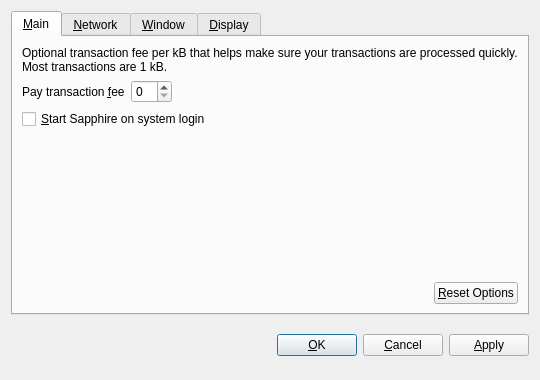
<?xml version="1.0" encoding="UTF-8"?>
<ui version="4.0">
 <class>OptionsDialog</class>
 <widget class="QDialog" name="OptionsDialog">
  <property name="geometry">
   <rect>
    <x>0</x>
    <y>0</y>
    <width>540</width>
    <height>380</height>
   </rect>
  </property>
  <property name="windowTitle">
   <string>Options</string>
  </property>
  <property name="modal">
   <bool>true</bool>
  </property>
  <layout class="QVBoxLayout" name="verticalLayout">
   <item>
    <widget class="QTabWidget" name="tabWidget">
     <property name="tabPosition">
      <enum>QTabWidget::North</enum>
     </property>
     <property name="currentIndex">
      <number>0</number>
     </property>
     <widget class="QWidget" name="tabMain">
      <attribute name="title">
       <string>&amp;Main</string>
      </attribute>
      <layout class="QVBoxLayout" name="verticalLayout_Main">
       <item>
        <widget class="QLabel" name="transactionFeeInfoLabel">
         <property name="text">
          <string>Optional transaction fee per kB that helps make sure your transactions are processed quickly. Most transactions are 1 kB.</string>
         </property>
         <property name="textFormat">
          <enum>Qt::PlainText</enum>
         </property>
         <property name="wordWrap">
          <bool>true</bool>
         </property>
        </widget>
       </item>
       <item>
        <layout class="QHBoxLayout" name="horizontalLayout_1_Main">
         <item>
          <widget class="QLabel" name="transactionFeeLabel">
           <property name="text">
            <string>Pay transaction &amp;fee</string>
           </property>
           <property name="textFormat">
            <enum>Qt::PlainText</enum>
           </property>
           <property name="buddy">
            <cstring>transactionFee</cstring>
           </property>
          </widget>
         </item>
         <item>
          <widget class="BitcoinAmountField" name="transactionFee"/>
         </item>
         <item>
          <spacer name="horizontalSpacer_1_Main">
           <property name="orientation">
            <enum>Qt::Horizontal</enum>
           </property>
           <property name="sizeHint" stdset="0">
            <size>
             <width>40</width>
             <height>20</height>
            </size>
           </property>
          </spacer>
         </item>
        </layout>
       </item>
       <item>
        <widget class="QCheckBox" name="bitcoinAtStartup">
         <property name="toolTip">
          <string>Automatically start Sapphire after logging in to the system.</string>
         </property>
         <property name="text">
          <string>&amp;Start Sapphire on system login</string>
         </property>
        </widget>
       </item>
       <item>
        <spacer name="verticalSpacer_Main">
         <property name="orientation">
          <enum>Qt::Vertical</enum>
         </property>
         <property name="sizeHint" stdset="0">
          <size>
           <width>20</width>
           <height>40</height>
          </size>
         </property>
        </spacer>
       </item>
       <item>
        <layout class="QHBoxLayout" name="horizontalLayout_2_Main">
         <item>
          <spacer name="horizontalSpacer_2_Main">
           <property name="orientation">
            <enum>Qt::Horizontal</enum>
           </property>
           <property name="sizeHint" stdset="0">
            <size>
             <width>40</width>
             <height>20</height>
            </size>
           </property>
          </spacer>
         </item>
         <item>
          <widget class="QPushButton" name="resetButton">
           <property name="toolTip">
            <string>Reset all client options to default.</string>
           </property>
           <property name="text">
            <string>&amp;Reset Options</string>
           </property>
           <property name="autoDefault">
            <bool>false</bool>
           </property>
          </widget>
         </item>
        </layout>
       </item>
      </layout>
     </widget>
     <widget class="QWidget" name="tabNetwork">
      <attribute name="title">
       <string>&amp;Network</string>
      </attribute>
      <layout class="QVBoxLayout" name="verticalLayout_Network">
       <item>
        <widget class="QCheckBox" name="mapPortUpnp">
         <property name="toolTip">
          <string>Automatically open the Sapphire client port on the router. This only works when your router supports UPnP and it is enabled.</string>
         </property>
         <property name="text">
          <string>Map port using &amp;UPnP</string>
         </property>
        </widget>
       </item>
       <item>
        <widget class="QCheckBox" name="connectSocks">
         <property name="toolTip">
          <string>Connect to the Sapphire network through a SOCKS proxy (e.g. when connecting through Tor).</string>
         </property>
         <property name="text">
          <string>&amp;Connect through SOCKS proxy:</string>
         </property>
        </widget>
       </item>
       <item>
        <layout class="QHBoxLayout" name="horizontalLayout_Network">
         <item>
          <widget class="QLabel" name="proxyIpLabel">
           <property name="text">
            <string>Proxy &amp;IP:</string>
           </property>
           <property name="textFormat">
            <enum>Qt::PlainText</enum>
           </property>
           <property name="buddy">
            <cstring>proxyIp</cstring>
           </property>
          </widget>
         </item>
         <item>
          <widget class="QValidatedLineEdit" name="proxyIp">
           <property name="maximumSize">
            <size>
             <width>140</width>
             <height>16777215</height>
            </size>
           </property>
           <property name="toolTip">
            <string>IP address of the proxy (e.g. 127.0.0.1)</string>
           </property>
          </widget>
         </item>
         <item>
          <widget class="QLabel" name="proxyPortLabel">
           <property name="text">
            <string>&amp;Port:</string>
           </property>
           <property name="textFormat">
            <enum>Qt::PlainText</enum>
           </property>
           <property name="buddy">
            <cstring>proxyPort</cstring>
           </property>
          </widget>
         </item>
         <item>
          <widget class="QLineEdit" name="proxyPort">
           <property name="maximumSize">
            <size>
             <width>55</width>
             <height>16777215</height>
            </size>
           </property>
           <property name="toolTip">
            <string>Port of the proxy (e.g. 9050)</string>
           </property>
          </widget>
         </item>
         <item>
          <widget class="QLabel" name="socksVersionLabel">
           <property name="text">
            <string>SOCKS &amp;Version:</string>
           </property>
           <property name="textFormat">
            <enum>Qt::PlainText</enum>
           </property>
           <property name="buddy">
            <cstring>socksVersion</cstring>
           </property>
          </widget>
         </item>
         <item>
          <widget class="QValueComboBox" name="socksVersion">
           <property name="toolTip">
            <string>SOCKS version of the proxy (e.g. 5)</string>
           </property>
          </widget>
         </item>
         <item>
          <spacer name="horizontalSpacer_Network">
           <property name="orientation">
            <enum>Qt::Horizontal</enum>
           </property>
           <property name="sizeHint" stdset="0">
            <size>
             <width>40</width>
             <height>20</height>
            </size>
           </property>
          </spacer>
         </item>
        </layout>
       </item>
       <item>
        <spacer name="verticalSpacer_Network">
         <property name="orientation">
          <enum>Qt::Vertical</enum>
         </property>
         <property name="sizeHint" stdset="0">
          <size>
           <width>20</width>
           <height>40</height>
          </size>
         </property>
        </spacer>
       </item>
      </layout>
     </widget>
     <widget class="QWidget" name="tabWindow">
      <attribute name="title">
       <string>&amp;Window</string>
      </attribute>
      <layout class="QVBoxLayout" name="verticalLayout_Window">
       <item>
        <widget class="QCheckBox" name="minimizeToTray">
         <property name="toolTip">
          <string>Show only a tray icon after minimizing the window.</string>
         </property>
         <property name="text">
          <string>&amp;Minimize to the tray instead of the taskbar</string>
         </property>
        </widget>
       </item>
       <item>
        <widget class="QCheckBox" name="minimizeOnClose">
         <property name="toolTip">
          <string>Minimize instead of exit the application when the window is closed. When this option is enabled, the application will be closed only after selecting Quit in the menu.</string>
         </property>
         <property name="text">
          <string>M&amp;inimize on close</string>
         </property>
        </widget>
       </item>
       <item>
        <spacer name="verticalSpacer_Window">
         <property name="orientation">
          <enum>Qt::Vertical</enum>
         </property>
         <property name="sizeHint" stdset="0">
          <size>
           <width>20</width>
           <height>40</height>
          </size>
         </property>
        </spacer>
       </item>
      </layout>
     </widget>
     <widget class="QWidget" name="tabDisplay">
      <attribute name="title">
       <string>&amp;Display</string>
      </attribute>
      <layout class="QVBoxLayout" name="verticalLayout_Display">
       <item>
        <layout class="QHBoxLayout" name="horizontalLayout_1_Display">
         <item>
          <widget class="QLabel" name="langLabel">
           <property name="text">
            <string>User Interface &amp;language:</string>
           </property>
           <property name="textFormat">
            <enum>Qt::PlainText</enum>
           </property>
           <property name="buddy">
            <cstring>lang</cstring>
           </property>
          </widget>
         </item>
         <item>
          <widget class="QValueComboBox" name="lang">
           <property name="toolTip">
            <string>The user interface language can be set here. This setting will take effect after restarting Sapphire.</string>
           </property>
          </widget>
         </item>
        </layout>
       </item>
       <item>
        <layout class="QHBoxLayout" name="horizontalLayout_2_Display">
         <item>
          <widget class="QLabel" name="unitLabel">
           <property name="text">
            <string>&amp;Unit to show amounts in:</string>
           </property>
           <property name="textFormat">
            <enum>Qt::PlainText</enum>
           </property>
           <property name="buddy">
            <cstring>unit</cstring>
           </property>
          </widget>
         </item>
         <item>
          <widget class="QValueComboBox" name="unit">
           <property name="toolTip">
            <string>Choose the default subdivision unit to show in the interface and when sending coins.</string>
           </property>
          </widget>
         </item>
        </layout>
       </item>
       <item>
        <widget class="QCheckBox" name="displayAddresses">
         <property name="toolTip">
          <string>Whether to show Sapphire addresses in the transaction list or not.</string>
         </property>
         <property name="text">
          <string>&amp;Display addresses in transaction list</string>
         </property>
        </widget>
       </item>
       <item>
        <widget class="QCheckBox" name="coinControlFeatures">
         <property name="toolTip">
          <string>Whether to show coin control features or not.</string>
         </property>
         <property name="text">
          <string>Display coin &amp;control features (experts only!)</string>
         </property>
        </widget>
       </item>
       <item>
        <spacer name="verticalSpacer_Display">
         <property name="orientation">
          <enum>Qt::Vertical</enum>
         </property>
         <property name="sizeHint" stdset="0">
          <size>
           <width>20</width>
           <height>40</height>
          </size>
         </property>
        </spacer>
       </item>
      </layout>
     </widget>
    </widget>
   </item>
   <item>
    <layout class="QHBoxLayout" name="horizontalLayout_Buttons">
     <item>
      <spacer name="horizontalSpacer_1">
       <property name="orientation">
        <enum>Qt::Horizontal</enum>
       </property>
       <property name="sizeHint" stdset="0">
        <size>
         <width>40</width>
         <height>48</height>
        </size>
       </property>
      </spacer>
     </item>
     <item>
      <widget class="QLabel" name="statusLabel">
       <property name="font">
        <font>
         <weight>75</weight>
         <bold>true</bold>
        </font>
       </property>
       <property name="text">
        <string/>
       </property>
       <property name="textFormat">
        <enum>Qt::PlainText</enum>
       </property>
       <property name="wordWrap">
        <bool>true</bool>
       </property>
      </widget>
     </item>
     <item>
      <spacer name="horizontalSpacer_2">
       <property name="orientation">
        <enum>Qt::Horizontal</enum>
       </property>
       <property name="sizeHint" stdset="0">
        <size>
         <width>40</width>
         <height>48</height>
        </size>
       </property>
      </spacer>
     </item>
     <item>
      <widget class="QPushButton" name="okButton">
       <property name="text">
        <string>&amp;OK</string>
       </property>
      </widget>
     </item>
     <item>
      <widget class="QPushButton" name="cancelButton">
       <property name="text">
        <string>&amp;Cancel</string>
       </property>
       <property name="autoDefault">
        <bool>false</bool>
       </property>
      </widget>
     </item>
     <item>
      <widget class="QPushButton" name="applyButton">
       <property name="text">
        <string>&amp;Apply</string>
       </property>
       <property name="autoDefault">
        <bool>false</bool>
       </property>
      </widget>
     </item>
    </layout>
   </item>
  </layout>
 </widget>
 <customwidgets>
  <customwidget>
   <class>BitcoinAmountField</class>
   <extends>QSpinBox</extends>
   <header>bitcoinamountfield.h</header>
  </customwidget>
  <customwidget>
   <class>QValueComboBox</class>
   <extends>QComboBox</extends>
   <header>qvaluecombobox.h</header>
  </customwidget>
  <customwidget>
   <class>QValidatedLineEdit</class>
   <extends>QLineEdit</extends>
   <header>qvalidatedlineedit.h</header>
  </customwidget>
 </customwidgets>
 <resources/>
 <connections/>
</ui>
